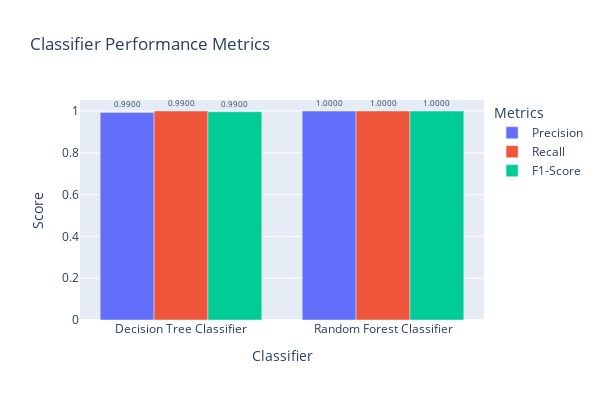

The code cell stored with this chart in its notebook:
### Code cell
classifiers = ['Decision Tree Classifier', 'Random Forest Classifier']
metrics = ['Precision', 'Recall', 'F1-Score']

df = pd.DataFrame({'Classifier': [classifiers[0]]*3 + [classifiers[1]]*3,
                   'Metrics': metrics*2,
                   'Score': [precision_DTC, recall_DTC, f1_DTC, precision_RFC, recall_RFC, f1_RFC]})

fig = px.bar(df, x='Classifier', y='Score', color='Metrics', barmode='group',
             height=400, width=600, title="Classifier Performance Metrics")

fig.update_layout(xaxis=dict(categoryorder='category ascending'))
fig.update_traces(customdata=df['Score'],texttemplate='%{customdata}', textposition='auto', textfont=dict(size=8))
fig.update_traces(text=df['Score'], texttemplate='%{text}', textposition='outside', textfont=dict(size=8))
fig.update_traces(hovertemplate='%{x}<br>Score: %{y:.4f}<extra></extra>')
fig.update_layout(uniformtext_minsize=8, uniformtext_mode='hide')
fig.update_traces(text=df['Score'].round(2).astype(str), texttemplate='%{text:.4f}', textposition='outside', textfont=dict(size=8))
fig.show()

### Figure 1 — Plotly figure (JSON) as saved in the notebook; plotly's stock layout.template omitted (floating-point values rounded to 4 significant figures)
{"data": [{"alignmentgroup": "True", "customdata": [0.993, 0.9998, 0.9964, 0.9993, 0.9998, 0.9996], "hovertemplate": "%{x}<br>Score: %{y:.4f}<extra></extra>", "legendgroup": "Precision", "marker": {"color": "#636efa", "pattern": {"shape": ""}}, "name": "Precision", "offsetgroup": "Precision", "orientation": "v", "showlegend": true, "text": ["0.99", "1.0", "1.0", "1.0", "1.0", "1.0"], "textfont": {"size": 8}, "textposition": "outside", "texttemplate": "%{text:.4f}", "type": "bar", "x": ["Decision Tree Classifier", "Random Forest Classifier"], "xaxis": "x", "y": [0.993, 0.9993], "yaxis": "y"}, {"alignmentgroup": "True", "customdata": [0.993, 0.9998, 0.9964, 0.9993, 0.9998, 0.9996], "hovertemplate": "%{x}<br>Score: %{y:.4f}<extra></extra>", "legendgroup": "Recall", "marker": {"color": "#EF553B", "pattern": {"shape": ""}}, "name": "Recall", "offsetgroup": "Recall", "orientation": "v", "showlegend": true, "text": ["0.99", "1.0", "1.0", "1.0", "1.0", "1.0"], "textfont": {"size": 8}, "textposition": "outside", "texttemplate": "%{text:.4f}", "type": "bar", "x": ["Decision Tree Classifier", "Random Forest Classifier"], "xaxis": "x", "y": [0.9998, 0.9998], "yaxis": "y"}, {"alignmentgroup": "True", "customdata": [0.993, 0.9998, 0.9964, 0.9993, 0.9998, 0.9996], "hovertemplate": "%{x}<br>Score: %{y:.4f}<extra></extra>", "legendgroup": "F1-Score", "marker": {"color": "#00cc96", "pattern": {"shape": ""}}, "name": "F1-Score", "offsetgroup": "F1-Score", "orientation": "v", "showlegend": true, "text": ["0.99", "1.0", "1.0", "1.0", "1.0", "1.0"], "textfont": {"size": 8}, "textposition": "outside", "texttemplate": "%{text:.4f}", "type": "bar", "x": ["Decision Tree Classifier", "Random Forest Classifier"], "xaxis": "x", "y": [0.9964, 0.9996], "yaxis": "y"}], "layout": {"barmode": "group", "height": 400, "legend": {"title": {"text": "Metrics"}, "tracegroupgap": 0}, "title": {"text": "Classifier Performance Metrics"}, "uniformtext": {"minsize": 8, "mode": "hide"}, "width": 600, "xaxis": {"anchor": "y", "categoryorder": "category ascending", "domain": [0, 1], "title": {"text": "Classifier"}}, "yaxis": {"anchor": "x", "domain": [0, 1], "title": {"text": "Score"}}}}
